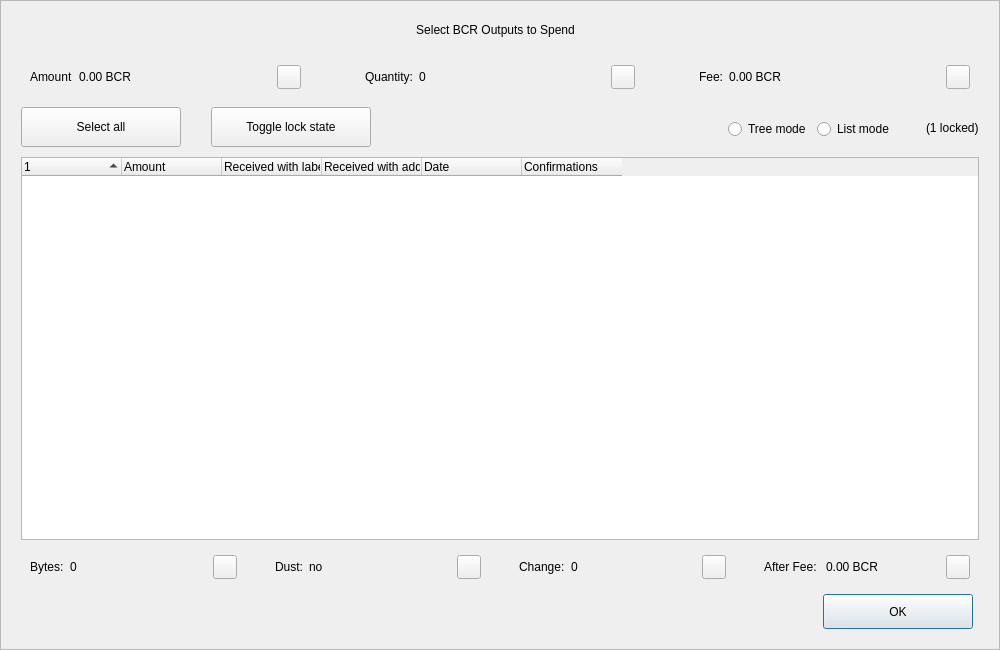
<?xml version="1.0" encoding="UTF-8"?>
<ui version="4.0">
 <class>CoinControlDialog</class>
 <widget class="QDialog" name="CoinControlDialog">
  <property name="geometry">
   <rect>
    <x>0</x>
    <y>0</y>
    <width>1000</width>
    <height>650</height>
   </rect>
  </property>
  <property name="minimumSize">
   <size>
    <width>950</width>
    <height>650</height>
   </size>
  </property>
  <property name="windowTitle">
   <string>Coin Selection</string>
  </property>
  <property name="styleSheet">
   <string notr="true"/>
  </property>
  <layout class="QVBoxLayout" name="verticalLayout">
   <property name="spacing">
    <number>0</number>
   </property>
   <property name="leftMargin">
    <number>0</number>
   </property>
   <property name="topMargin">
    <number>0</number>
   </property>
   <property name="rightMargin">
    <number>0</number>
   </property>
   <property name="bottomMargin">
    <number>0</number>
   </property>
   <item>
    <widget class="QFrame" name="frameContainer">
     <property name="toolTipDuration">
      <number>0</number>
     </property>
     <property name="frameShape">
      <enum>QFrame::StyledPanel</enum>
     </property>
     <property name="frameShadow">
      <enum>QFrame::Raised</enum>
     </property>
     <layout class="QVBoxLayout" name="verticalLayout_2">
      <property name="leftMargin">
       <number>0</number>
      </property>
      <property name="rightMargin">
       <number>0</number>
      </property>
      <property name="bottomMargin">
       <number>20</number>
      </property>
      <item>
       <layout class="QHBoxLayout" name="horizontalLayout_12">
        <property name="spacing">
         <number>0</number>
        </property>
        <property name="leftMargin">
         <number>20</number>
        </property>
        <property name="rightMargin">
         <number>30</number>
        </property>
        <item>
         <spacer name="horizontalSpacer_4">
          <property name="orientation">
           <enum>Qt::Horizontal</enum>
          </property>
          <property name="sizeHint" stdset="0">
           <size>
            <width>40</width>
            <height>20</height>
           </size>
          </property>
         </spacer>
        </item>
        <item>
         <widget class="QLabel" name="labelTitle">
          <property name="minimumSize">
           <size>
            <width>0</width>
            <height>40</height>
           </size>
          </property>
          <property name="maximumSize">
           <size>
            <width>16777215</width>
            <height>40</height>
           </size>
          </property>
          <property name="text">
           <string>Select BCR Outputs to Spend</string>
          </property>
          <property name="alignment">
           <set>Qt::AlignCenter</set>
          </property>
          <property name="margin">
           <number>7</number>
          </property>
         </widget>
        </item>
        <item>
         <spacer name="horizontalSpacer_5">
          <property name="orientation">
           <enum>Qt::Horizontal</enum>
          </property>
          <property name="sizeHint" stdset="0">
           <size>
            <width>40</width>
            <height>20</height>
           </size>
          </property>
         </spacer>
        </item>
       </layout>
      </item>
      <item>
       <layout class="QHBoxLayout" name="horizontalLayout_8">
        <property name="leftMargin">
         <number>20</number>
        </property>
        <property name="rightMargin">
         <number>20</number>
        </property>
        <item>
         <widget class="QWidget" name="layoutAmount" native="true">
          <layout class="QHBoxLayout" name="horizontalLayout_9" stretch="0,1,0">
           <item>
            <widget class="QLabel" name="labelCoinControlAmountText">
             <property name="text">
              <string>Amount</string>
             </property>
            </widget>
           </item>
           <item>
            <widget class="QLabel" name="labelCoinControlAmount">
             <property name="text">
              <string>0.00 BCR</string>
             </property>
            </widget>
           </item>
           <item alignment="Qt::AlignHCenter|Qt::AlignVCenter">
            <widget class="QPushButton" name="pushButtonAmount">
             <property name="minimumSize">
              <size>
               <width>0</width>
               <height>24</height>
              </size>
             </property>
             <property name="maximumSize">
              <size>
               <width>24</width>
               <height>26</height>
              </size>
             </property>
             <property name="focusPolicy">
              <enum>Qt::NoFocus</enum>
             </property>
             <property name="styleSheet">
              <string notr="true">padding-bottom:2px;
padding-right:4px;</string>
             </property>
             <property name="text">
              <string/>
             </property>
            </widget>
           </item>
          </layout>
         </widget>
        </item>
        <item>
         <spacer name="horizontalSpacer_2">
          <property name="orientation">
           <enum>Qt::Horizontal</enum>
          </property>
          <property name="sizeType">
           <enum>QSizePolicy::Fixed</enum>
          </property>
          <property name="sizeHint" stdset="0">
           <size>
            <width>40</width>
            <height>20</height>
           </size>
          </property>
         </spacer>
        </item>
        <item>
         <widget class="QWidget" name="layoutQuantity" native="true">
          <layout class="QHBoxLayout" name="horizontalLayout_10" stretch="0,1,0">
           <item>
            <widget class="QLabel" name="labelCoinControlQuantityText">
             <property name="text">
              <string>Quantity:</string>
             </property>
            </widget>
           </item>
           <item>
            <widget class="QLabel" name="labelCoinControlQuantity">
             <property name="text">
              <string>0</string>
             </property>
            </widget>
           </item>
           <item alignment="Qt::AlignHCenter|Qt::AlignVCenter">
            <widget class="QPushButton" name="pushButtonQuantity">
             <property name="minimumSize">
              <size>
               <width>0</width>
               <height>24</height>
              </size>
             </property>
             <property name="maximumSize">
              <size>
               <width>24</width>
               <height>26</height>
              </size>
             </property>
             <property name="focusPolicy">
              <enum>Qt::NoFocus</enum>
             </property>
             <property name="styleSheet">
              <string notr="true">padding-bottom:2px;
               padding-right:4px;</string>
             </property>
             <property name="text">
              <string/>
             </property>
            </widget>
           </item>
          </layout>
         </widget>
        </item>
        <item>
         <spacer name="horizontalSpacer_22">
          <property name="orientation">
           <enum>Qt::Horizontal</enum>
          </property>
          <property name="sizeType">
           <enum>QSizePolicy::Fixed</enum>
          </property>
          <property name="sizeHint" stdset="0">
           <size>
            <width>40</width>
            <height>20</height>
           </size>
          </property>
         </spacer>
        </item>
        <item>
         <widget class="QWidget" name="layoutFee" native="true">
          <layout class="QHBoxLayout" name="horizontalLayout_11" stretch="0,1,0">
           <item>
            <widget class="QLabel" name="labelCoinControlFeeText">
             <property name="text">
              <string>Fee:</string>
             </property>
            </widget>
           </item>
           <item>
            <widget class="QLabel" name="labelCoinControlFee">
             <property name="text">
              <string>0.00 BCR</string>
             </property>
            </widget>
           </item>
           <item alignment="Qt::AlignHCenter|Qt::AlignVCenter">
            <widget class="QPushButton" name="pushButtonFee">
             <property name="minimumSize">
              <size>
               <width>0</width>
               <height>24</height>
              </size>
             </property>
             <property name="maximumSize">
              <size>
               <width>24</width>
               <height>26</height>
              </size>
             </property>
             <property name="focusPolicy">
              <enum>Qt::NoFocus</enum>
             </property>
             <property name="styleSheet">
              <string notr="true">padding-bottom:2px;
               padding-right:4px;</string>
             </property>
             <property name="text">
              <string/>
             </property>
            </widget>
           </item>
          </layout>
         </widget>
        </item>
       </layout>
      </item>
      <item>
       <widget class="QFrame" name="frame">
        <property name="minimumSize">
         <size>
          <width>0</width>
          <height>40</height>
         </size>
        </property>
        <property name="styleSheet">
         <string notr="true">#frame {
	border:0;
}</string>
        </property>
        <property name="frameShape">
         <enum>QFrame::StyledPanel</enum>
        </property>
        <property name="frameShadow">
         <enum>QFrame::Sunken</enum>
        </property>
        <layout class="QHBoxLayout" name="horizontalLayout">
         <property name="spacing">
          <number>0</number>
         </property>
         <property name="leftMargin">
          <number>20</number>
         </property>
         <property name="topMargin">
          <number>0</number>
         </property>
         <property name="rightMargin">
          <number>20</number>
         </property>
         <property name="bottomMargin">
          <number>0</number>
         </property>
         <item>
          <layout class="QHBoxLayout" name="horizontalLayoutPanel" stretch="0,0,0,0,0,0">
           <property name="spacing">
            <number>20</number>
           </property>
           <item>
            <widget class="QPushButton" name="pushButtonSelectAll">
             <property name="sizePolicy">
              <sizepolicy hsizetype="Maximum" vsizetype="Fixed">
               <horstretch>0</horstretch>
               <verstretch>0</verstretch>
              </sizepolicy>
             </property>
             <property name="minimumSize">
              <size>
               <width>160</width>
               <height>40</height>
              </size>
             </property>
             <property name="maximumSize">
              <size>
               <width>16777215</width>
               <height>40</height>
              </size>
             </property>
             <property name="text">
              <string>Select all</string>
             </property>
             <property name="checkable">
              <bool>true</bool>
             </property>
             <property name="checked">
              <bool>false</bool>
             </property>
             <property name="autoExclusive">
              <bool>false</bool>
             </property>
             <property name="autoDefault">
              <bool>false</bool>
             </property>
            </widget>
           </item>
           <item>
            <spacer name="horizontalSpacer_6">
             <property name="orientation">
              <enum>Qt::Horizontal</enum>
             </property>
             <property name="sizeType">
              <enum>QSizePolicy::Fixed</enum>
             </property>
             <property name="sizeHint" stdset="0">
              <size>
               <width>10</width>
               <height>20</height>
              </size>
             </property>
            </spacer>
           </item>
           <item>
            <widget class="QPushButton" name="pushButtonToggleLock">
             <property name="sizePolicy">
              <sizepolicy hsizetype="Maximum" vsizetype="Fixed">
               <horstretch>0</horstretch>
               <verstretch>0</verstretch>
              </sizepolicy>
             </property>
             <property name="minimumSize">
              <size>
               <width>160</width>
               <height>40</height>
              </size>
             </property>
             <property name="maximumSize">
              <size>
               <width>16777215</width>
               <height>40</height>
              </size>
             </property>
             <property name="text">
              <string>Toggle lock state</string>
             </property>
             <property name="checkable">
              <bool>true</bool>
             </property>
             <property name="autoExclusive">
              <bool>false</bool>
             </property>
             <property name="autoDefault">
              <bool>false</bool>
             </property>
            </widget>
           </item>
           <item>
            <spacer name="horizontalSpacer_7">
             <property name="orientation">
              <enum>Qt::Horizontal</enum>
             </property>
             <property name="sizeType">
              <enum>QSizePolicy::Expanding</enum>
             </property>
             <property name="sizeHint" stdset="0">
              <size>
               <width>30</width>
               <height>20</height>
              </size>
             </property>
            </spacer>
           </item>
           <item alignment="Qt::AlignRight">
            <widget class="QGroupBox" name="groupBox_2">
             <property name="styleSheet">
              <string notr="true">#groupBox_2 {
    background-color:transparent;
    border-radius:0;
}</string>
             </property>
             <property name="title">
              <string/>
             </property>
             <layout class="QHBoxLayout" name="horizontalLayout_14">
              <item>
               <widget class="QRadioButton" name="radioTreeMode">
                <property name="sizePolicy">
                 <sizepolicy hsizetype="Maximum" vsizetype="Fixed">
                  <horstretch>0</horstretch>
                  <verstretch>0</verstretch>
                 </sizepolicy>
                </property>
                <property name="text">
                 <string>Tree mode</string>
                </property>
               </widget>
              </item>
              <item>
               <widget class="QRadioButton" name="radioListMode">
                <property name="sizePolicy">
                 <sizepolicy hsizetype="Maximum" vsizetype="Fixed">
                  <horstretch>0</horstretch>
                  <verstretch>0</verstretch>
                 </sizepolicy>
                </property>
                <property name="text">
                 <string>List mode</string>
                </property>
                <property name="checked">
                 <bool>false</bool>
                </property>
               </widget>
              </item>
             </layout>
            </widget>
           </item>
           <item>
            <widget class="QLabel" name="labelLocked">
             <property name="text">
              <string>(1 locked)</string>
             </property>
            </widget>
           </item>
          </layout>
         </item>
        </layout>
       </widget>
      </item>
      <item>
       <layout class="QHBoxLayout" name="horizontalLayout_13">
        <property name="leftMargin">
         <number>20</number>
        </property>
        <property name="rightMargin">
         <number>20</number>
        </property>
        <item>
         <widget class="CoinControlTreeWidget" name="treeWidget">
          <property name="contextMenuPolicy">
           <enum>Qt::CustomContextMenu</enum>
          </property>
          <property name="styleSheet">
           <string notr="true"/>
          </property>
          <property name="sortingEnabled">
           <bool>false</bool>
          </property>
          <property name="columnCount">
           <number>6</number>
          </property>
          <attribute name="headerShowSortIndicator" stdset="0">
           <bool>true</bool>
          </attribute>
          <attribute name="headerStretchLastSection">
           <bool>false</bool>
          </attribute>
          <column>
           <property name="text">
            <string/>
           </property>
          </column>
          <column>
           <property name="text">
            <string>Amount</string>
           </property>
          </column>
          <column>
           <property name="text">
            <string>Received with label</string>
           </property>
          </column>
          <column>
           <property name="text">
            <string>Received with address</string>
           </property>
          </column>
          <column>
           <property name="text">
            <string>Date</string>
           </property>
          </column>
          <column>
           <property name="text">
            <string>Confirmations</string>
           </property>
           <property name="toolTip">
            <string>Confirmed</string>
           </property>
          </column>
         </widget>
        </item>
       </layout>
      </item>
      <item>
       <layout class="QHBoxLayout" name="horizontalLayout_3">
        <property name="spacing">
         <number>20</number>
        </property>
        <property name="leftMargin">
         <number>20</number>
        </property>
        <property name="rightMargin">
         <number>20</number>
        </property>
        <item>
         <widget class="QWidget" name="layoutBytes" native="true">
          <layout class="QHBoxLayout" name="horizontalLayout_4" stretch="0,1,0">
           <item>
            <widget class="QLabel" name="labelCoinControlBytesText">
             <property name="text">
              <string>Bytes:</string>
             </property>
            </widget>
           </item>
           <item>
            <widget class="QLabel" name="labelCoinControlBytes">
             <property name="text">
              <string>0</string>
             </property>
            </widget>
           </item>
           <item alignment="Qt::AlignHCenter|Qt::AlignVCenter">
            <widget class="QPushButton" name="pushButtonBytes">
             <property name="minimumSize">
              <size>
               <width>0</width>
               <height>24</height>
              </size>
             </property>
             <property name="maximumSize">
              <size>
               <width>24</width>
               <height>26</height>
              </size>
             </property>
             <property name="focusPolicy">
              <enum>Qt::NoFocus</enum>
             </property>
             <property name="styleSheet">
              <string notr="true">padding-bottom:2px;
               padding-right:4px;</string>
             </property>
             <property name="text">
              <string/>
             </property>
            </widget>
           </item>
          </layout>
         </widget>
        </item>
        <item>
         <widget class="QWidget" name="layoutDust" native="true">
          <layout class="QHBoxLayout" name="horizontalLayout_5" stretch="0,1,0">
           <item>
            <widget class="QLabel" name="labelCoinControlLowOutputText">
             <property name="text">
              <string>Dust:</string>
             </property>
            </widget>
           </item>
           <item>
            <widget class="QLabel" name="labelCoinControlLowOutput">
             <property name="text">
              <string>no</string>
             </property>
            </widget>
           </item>
           <item alignment="Qt::AlignHCenter|Qt::AlignVCenter">
            <widget class="QPushButton" name="pushButtonDust">
             <property name="minimumSize">
              <size>
               <width>0</width>
               <height>24</height>
              </size>
             </property>
             <property name="maximumSize">
              <size>
               <width>24</width>
               <height>26</height>
              </size>
             </property>
             <property name="focusPolicy">
              <enum>Qt::NoFocus</enum>
             </property>
             <property name="styleSheet">
              <string notr="true">padding-bottom:2px;
               padding-right:4px;</string>
             </property>
             <property name="text">
              <string/>
             </property>
            </widget>
           </item>
          </layout>
         </widget>
        </item>
        <item>
         <widget class="QWidget" name="layoutChange" native="true">
          <layout class="QHBoxLayout" name="horizontalLayout_6" stretch="0,1,0">
           <item>
            <widget class="QLabel" name="labelCoinControlChangeText">
             <property name="text">
              <string>Change:</string>
             </property>
            </widget>
           </item>
           <item>
            <widget class="QLabel" name="labelCoinControlChange">
             <property name="text">
              <string>0</string>
             </property>
            </widget>
           </item>
           <item alignment="Qt::AlignHCenter|Qt::AlignVCenter">
            <widget class="QPushButton" name="pushButtonChange">
             <property name="minimumSize">
              <size>
               <width>0</width>
               <height>24</height>
              </size>
             </property>
             <property name="maximumSize">
              <size>
               <width>24</width>
               <height>26</height>
              </size>
             </property>
             <property name="focusPolicy">
              <enum>Qt::NoFocus</enum>
             </property>
             <property name="styleSheet">
              <string notr="true">padding-bottom:2px;
               padding-right:4px;</string>
             </property>
             <property name="text">
              <string/>
             </property>
            </widget>
           </item>
          </layout>
         </widget>
        </item>
        <item>
         <widget class="QWidget" name="layoutAfter" native="true">
          <layout class="QHBoxLayout" name="horizontalLayout_7" stretch="0,1,0">
           <item>
            <widget class="QLabel" name="labelCoinControlAfterFeeText">
             <property name="text">
              <string>After Fee: </string>
             </property>
            </widget>
           </item>
           <item>
            <widget class="QLabel" name="labelCoinControlAfterFee">
             <property name="text">
              <string>0.00 BCR</string>
             </property>
            </widget>
           </item>
           <item alignment="Qt::AlignHCenter|Qt::AlignVCenter">
            <widget class="QPushButton" name="pushButtonAlterFee">
             <property name="minimumSize">
              <size>
               <width>0</width>
               <height>24</height>
              </size>
             </property>
             <property name="maximumSize">
              <size>
               <width>24</width>
               <height>26</height>
              </size>
             </property>
             <property name="focusPolicy">
              <enum>Qt::NoFocus</enum>
             </property>
             <property name="styleSheet">
              <string notr="true">padding-bottom:2px;
               padding-right:4px;</string>
             </property>
             <property name="text">
              <string/>
             </property>
            </widget>
           </item>
          </layout>
         </widget>
        </item>
       </layout>
      </item>
      <item>
       <layout class="QHBoxLayout" name="horizontalLayout_2">
        <property name="spacing">
         <number>0</number>
        </property>
        <property name="leftMargin">
         <number>20</number>
        </property>
        <property name="rightMargin">
         <number>26</number>
        </property>
        <item>
         <spacer name="horizontalSpacer_3">
          <property name="orientation">
           <enum>Qt::Horizontal</enum>
          </property>
          <property name="sizeHint" stdset="0">
           <size>
            <width>558</width>
            <height>20</height>
           </size>
          </property>
         </spacer>
        </item>
        <item>
         <widget class="QPushButton" name="pushButtonOk">
          <property name="minimumSize">
           <size>
            <width>150</width>
            <height>35</height>
           </size>
          </property>
          <property name="text">
           <string>OK</string>
          </property>
         </widget>
        </item>
       </layout>
      </item>
     </layout>
    </widget>
   </item>
  </layout>
 </widget>
 <customwidgets>
  <customwidget>
   <class>CoinControlTreeWidget</class>
   <extends>QTreeWidget</extends>
   <header>coincontroltreewidget.h</header>
  </customwidget>
 </customwidgets>
 <resources/>
 <connections/>
</ui>
